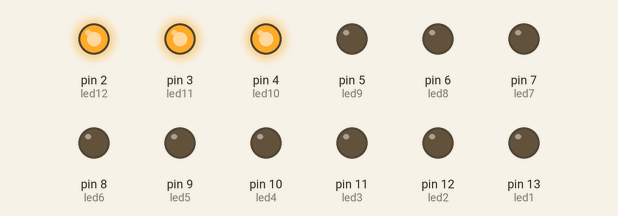
This sketch was run on a simulated Arduino Uno, built with avr-gcc and run on an emulated ATmega328P. On the bench: output pins drawn as LEDs (lit = HIGH). Pins used as bus, display or sensor lines are not drawn.

Above: at 0.05 s.
At 0.35 s:
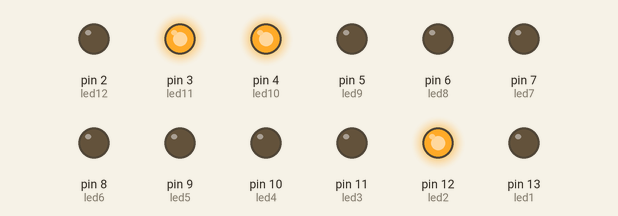
At 0.75 s:
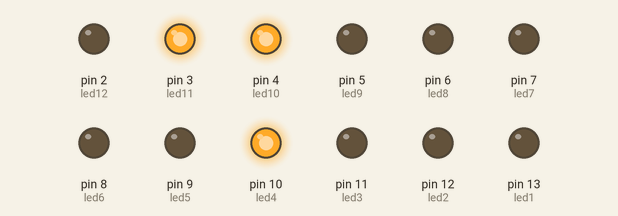
At 1.45 s:
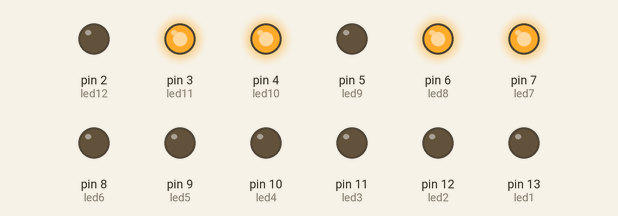
At 2.15 s:
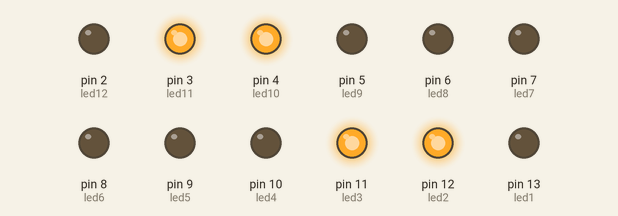
At 2.85 s:
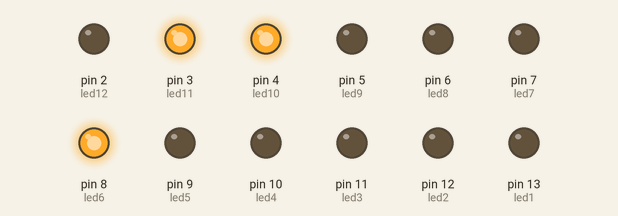
Timing chart, 0 to 3.1 s (numbered marks = the images above):
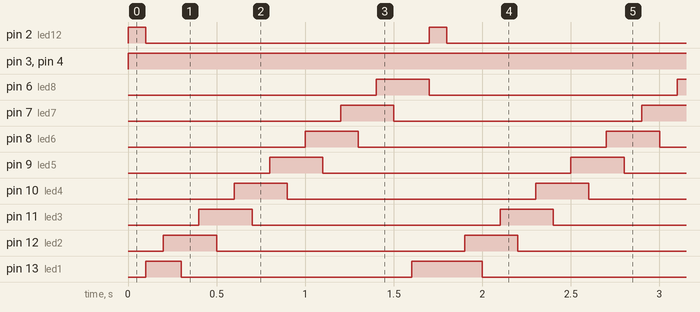

The sketch:

Daniel3.ino
```cpp
int led1 = 13;
int led2 = 12;
int led3 = 11;
int led4 = 10;
int led5 = 9;
int led6 = 8;
int led7 = 7;
int led8 = 6;
int led9 = 5;
int led10 = 4;
int led11 = 3;
int led12 = 2;
int led13 = 1;
void setup() {
   Serial.begin(9600);

   // Setup the 3 pins as OUTPUT
   pinMode(led1, OUTPUT);
   pinMode(led2, OUTPUT);
   pinMode(led3, OUTPUT);
  pinMode(led4, OUTPUT);
   pinMode(led5, OUTPUT);
    pinMode(led6, OUTPUT);
     pinMode(led7, OUTPUT);
      pinMode(led8, OUTPUT);
        pinMode(led9, OUTPUT);
        pinMode(led10, OUTPUT);
           pinMode(led11, OUTPUT);
                  pinMode(led12, OUTPUT);
                    pinMode(led13, OUTPUT);
}
void loop() {
  digitalWrite(led10, HIGH);
   digitalWrite(led11, HIGH);
//    digitalWrite(led12, HIGH);
//   digitalWrite(led13, HIGH);


//digitalWrite(led12, HIGH); // RED LAND
//digitalWrite(led13, LOW); // YELLOW LAND
//delay(100);
//digitalWrite(led12, LOW); // RED LAND
//digitalWrite(led13, HIGH); // YELLOW LAND

digitalWrite(led12, HIGH); // RED LAND
digitalWrite(led13, LOW); // YELLOW LAND
delay(100);
digitalWrite(led12, LOW); // RED LAND
digitalWrite(led13, HIGH); // YELLOW LAND

digitalWrite(led1, HIGH);
delay(100);
digitalWrite(led2, HIGH);
delay(100);
digitalWrite(led1, LOW);

digitalWrite(led2, HIGH);
//digitalWrite(led9, HIGH); //RED FLASH ON
delay(100);
digitalWrite(led3, HIGH);
delay(100);
//digitalWrite(led9, LOW); //RED FLASH OFF
digitalWrite(led2, LOW);

digitalWrite(led3, HIGH);
delay(100);
digitalWrite(led4, HIGH);
delay(100);
digitalWrite(led3, LOW);

digitalWrite(led4, HIGH);
delay(100);
digitalWrite(led5, HIGH);
delay(100);
digitalWrite(led4, LOW);

digitalWrite(led5, HIGH);
delay(100);
digitalWrite(led6, HIGH);
delay(100);
digitalWrite(led5, LOW);

digitalWrite(led6, HIGH);
//digitalWrite(led9, HIGH);//RED FLASH ON
delay(100);
;
digitalWrite(led7, HIGH);
delay(100);
//digitalWrite(led9, LOW);// RED FLASH OFF
digitalWrite(led6, LOW);

digitalWrite(led7, HIGH);
delay(100);
digitalWrite(led8, HIGH);
delay(100);
digitalWrite(led7, LOW);

digitalWrite(led8, HIGH);
delay(100);
digitalWrite(led1, HIGH);
delay(100);
digitalWrite(led8, LOW);


}
```

Measured:
- by itself, pin 2 (led12): alternates HIGH for 0.10 s and LOW for 1.6 s
- by itself, pin 3 (led11), pin 4 (led10): LOW → HIGH at 0.00 s
- by itself, pin 13 (led1): repeats every 1.7 s: LOW 1.3 s, HIGH 0.40 s
- by itself, pin 6 (led8), pin 7 (led7), pin 8 (led6), pin 9 (led5), pin 10 (led4), pin 11 (led3), pin 12 (led2): alternates HIGH for 0.30 s and LOW for 1.4 s
